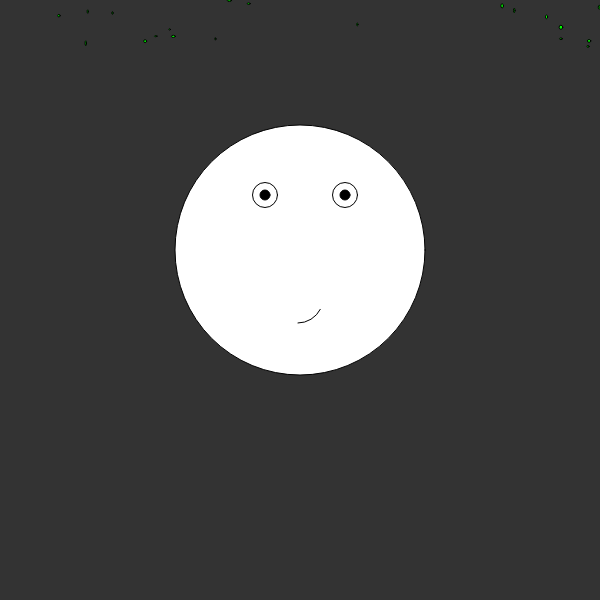
Frame 1 (no input)
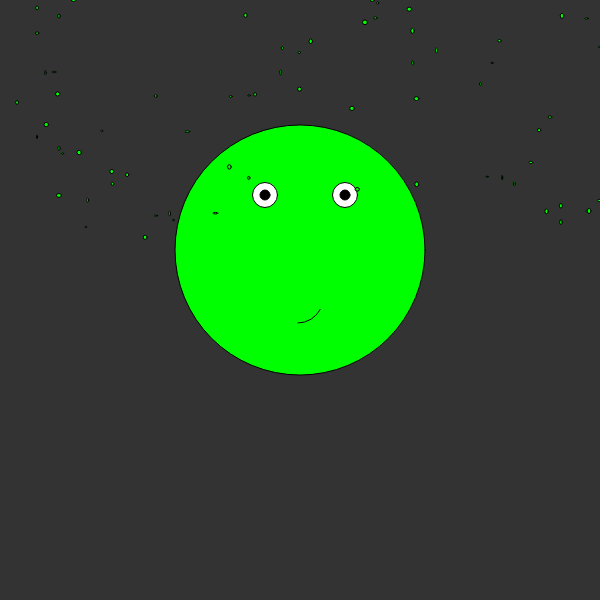
Frame 60 (no input)
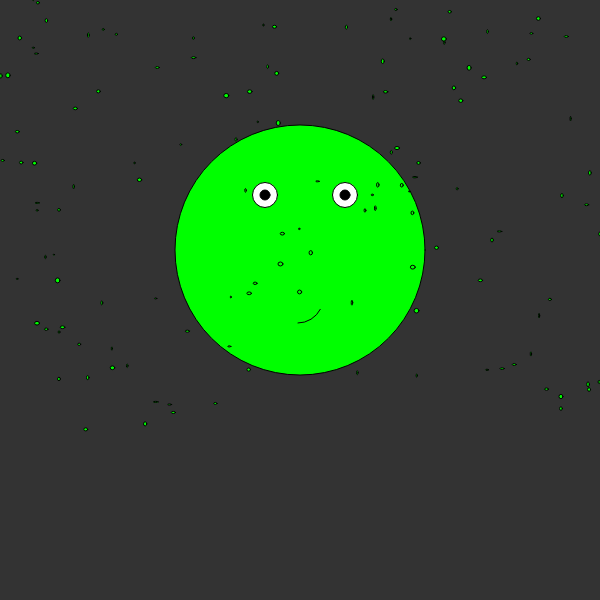
Frame 120 (the mouse pressed at the canvas centre since frame 60)

The p5.js sketch that drew these frames (run headless with seeded random() and noise() and a simulated clock; from frame 60 on, the mouse is pressed at the canvas centre):

// p5.js sketch
// ── sketch.js

var drop = []


function setup() {
  createCanvas(600,600,);
  for(var i = 0; i < 200; i++) {
    drop[i] = new Drop();
  }
  
}


function draw() {
  background(51);

  // body
    circle(300, 250, 250, 200);

    // left eye
      fill(255);
      circle(265, 195, 25);
      fill(0);
      circle(265, 195, 10);

      // right eye
        fill(255);
        circle(345, 195, 25);
        fill(0);
        circle(345, 195, 10);

        // mouth
 noFill();
 arc(298, 298, 50, 50, PI * .15, PI * .50);


    for(var i = 0; i < 200; i++) {
    drop[i].show();
    drop[i].update();
  }
  }

  function Drop() {
    this.x = random(0, width);
    this.y = random(50, -height);

    this.show = function() {
      c = color(0,255, 0);
      strokeWeight(1)
      fill(c);
      ellipse(this.x, this.y, random(1, 5), random(1, 5));
    }
    this.update = function() {
      this.speed = random(1, 5);
      this.gravity = 1.05;
      this.y = this.y + this.speed*this.gravity;

      if (this.y > height) {
        this.y = random(50);
        this.gravity = 0;
  }
  }
  }
